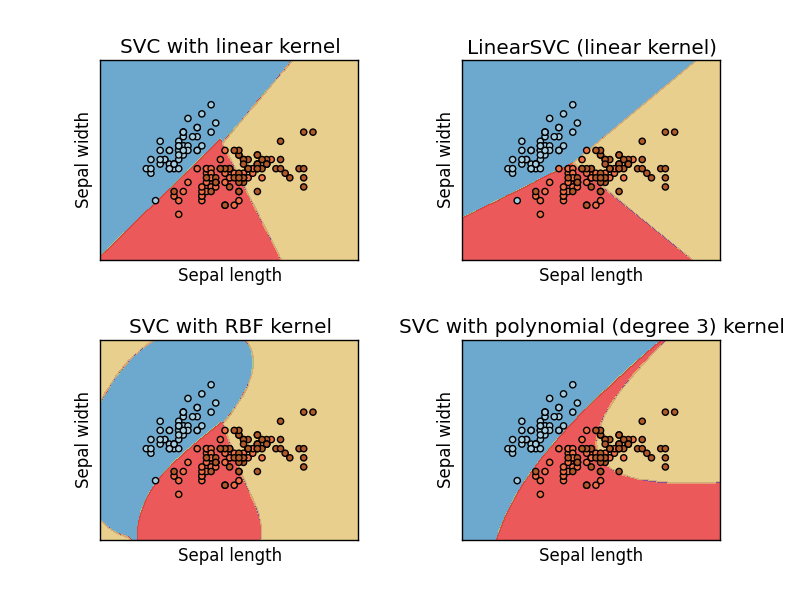

Write Python code to recreate this figure.
import numpy as np
import matplotlib
matplotlib.use('Agg')
import pylab
from sklearn import svm, datasets
import matplotlib.pyplot as plt

def main():
    # import some data to play with
    iris = datasets.load_iris()
    X = iris.data[:, :2]  # we only take the first two features. We could
                          # avoid this ugly slicing by using a two-dim dataset
    y = iris.target
    h = .02  # step size in the mesh
    # we create an instance of SVM and fit out data. We do not scale our
    # data since we want to plot the support vectors
    C = 1.0  # SVM regularization parameter
    svc = svm.SVC(kernel='linear', C=C).fit(X, y)
    rbf_svc = svm.SVC(kernel='rbf', gamma=0.7, C=C).fit(X, y)
    poly_svc = svm.SVC(kernel='poly', degree=3, C=C).fit(X, y)
    lin_svc = svm.LinearSVC(C=C).fit(X, y)
    # create a mesh to plot in
    x_min, x_max = X[:, 0].min() - 1, X[:, 0].max() + 1
    y_min, y_max = X[:, 1].min() - 1, X[:, 1].max() + 1
    xx, yy = np.meshgrid(np.arange(x_min, x_max, h),
                         np.arange(y_min, y_max, h))

    # title for the plots
    titles = ['SVC with linear kernel',
              'LinearSVC (linear kernel)',
              'SVC with RBF kernel',
              'SVC with polynomial (degree 3) kernel']

    for i, clf in enumerate((svc, lin_svc, rbf_svc, poly_svc)):
        # Plot the decision boundary. For that, we will assign a color to each
        # point in the mesh [x_min, m_max]x[y_min, y_max].
        plt.subplot(2, 2, i + 1)
        plt.subplots_adjust(wspace=0.4, hspace=0.4)
        Z = clf.predict(np.c_[xx.ravel(), yy.ravel()])
        # Put the result into a color plot
        print xx.shape
        Z = Z.reshape(xx.shape)
        plt.contourf(xx, yy, Z, cmap=plt.cm.Paired, alpha=0.8)
        # Plot also the training points
        plt.scatter(X[:, 0], X[:, 1], c=y, cmap=plt.cm.Paired)
        plt.xlabel('Sepal length')
        plt.ylabel('Sepal width')
        plt.xlim(xx.min(), xx.max())
        plt.ylim(yy.min(), yy.max())
        plt.xticks(())
        plt.yticks(())
        plt.title(titles[i])
    plt.savefig('test.png')

if __name__ == '__main__':
    main()
